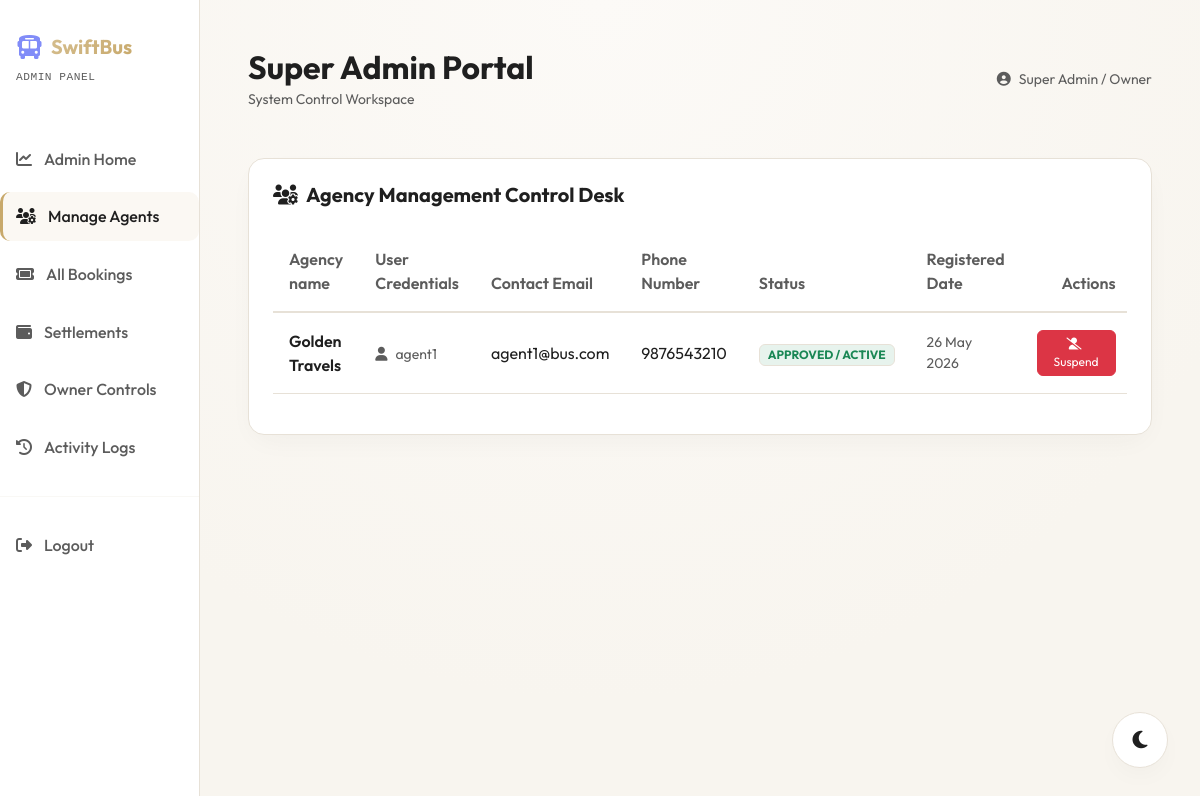
The page /admin/agents.php (signed in) on the database as committed earlier.
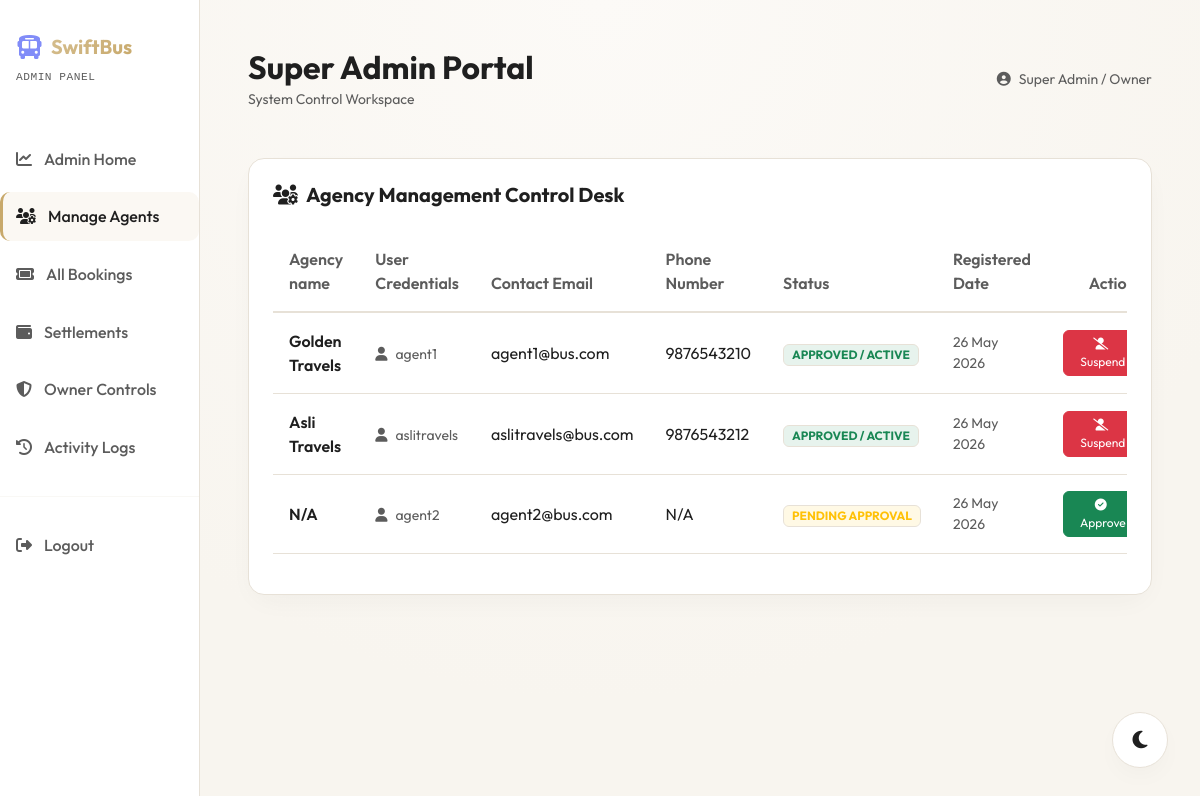
The same page on the database as committed later.
### tables this page shows
CREATE TABLE agent_profiles (
    id INT AUTO_INCREMENT PRIMARY KEY,
    user_id INT NOT NULL,
    agency_name VARCHAR(100) NOT NULL,
    phone VARCHAR(20) NOT NULL,
    commission_rate DECIMAL(5,2) DEFAULT 2.00,
    FOREIGN KEY (user_id) REFERENCES users(id) ON DELETE CASCADE
);

CREATE TABLE users (
    id INT AUTO_INCREMENT PRIMARY KEY,
    username VARCHAR(50) NOT NULL UNIQUE,
    email VARCHAR(100) NOT NULL UNIQUE,
    password VARCHAR(255) NOT NULL,
    role ENUM('customer', 'agent', 'admin') NOT NULL DEFAULT 'customer',
    status ENUM('pending', 'approved', 'suspended') NOT NULL DEFAULT 'approved',
    created_at TIMESTAMP DEFAULT CURRENT_TIMESTAMP
);

### admin/agents.php (the view, shortened to what this page needs)
<?php
require_once __DIR__ . '/header.php';
try {
    $stmt = $pdo->query("
        SELECT
            u.id AS user_id,
            u.username,
            u.email,
            u.status,
            u.created_at,
            ap.agency_name,
            ap.phone
        FROM users u
        LEFT JOIN agent_profiles ap ON u.id = ap.user_id
        WHERE u.role = 'agent'
        ORDER BY u.created_at DESC
    ");
    $agents = $stmt->fetchAll();
} catch (PDOException $e) {
    $agents = [];
}
?>
<div class="glass-card p-4">
    <h5 class="text-white fw-bold mb-4"><i class="fa-solid fa-users-gear text-indigo me-2"></i>Agency Management Control Desk</h5>
    <?php if (count($agents) === 0): ?>
        <div class="text-center py-5 text-secondary small">No travel agents registered on the platform yet.</div>
    <?php else: ?>
        <div class="table-responsive">
            <table class="table table-swift table-dark table-hover table-borderless align-middle">
                <thead>
                    <tr>
                        <th>Agency name</th>
                        <th>User Credentials</th>
                        <th>Contact Email</th>
                        <th>Phone Number</th>
                        <th>Status</th>
                        <th>Registered Date</th>
                        <th class="text-end">Actions</th>
                    </tr>
                </thead>
                <tbody>
                    <?php foreach ($agents as $agent): ?>
                        <tr>
                            <td><span class="fw-semibold text-white fs-6"><?= htmlspecialchars($agent['agency_name'] ?? 'N/A') ?></span></td>
                            <td><span class="small text-secondary"><i class="fa-solid fa-user me-2"></i><?= htmlspecialchars($agent['username']) ?></span></td>
                            <td><?= htmlspecialchars($agent['email']) ?></td>
                            <td><?= htmlspecialchars($agent['phone'] ?? 'N/A') ?></td>
                            <td>
                                <?php if ($agent['status'] === 'approved'): ?>
                                    <span class="badge bg-success bg-opacity-10 text-success border border-success border-opacity-25 px-2 py-1">APPROVED / ACTIVE</span>
                                <?php elseif ($agent['status'] === 'pending'): ?>
                                    <span class="badge bg-warning bg-opacity-10 text-warning border border-warning border-opacity-25 px-2 py-1">PENDING APPROVAL</span>
                                <?php else: ?>
                                    <span class="badge bg-danger bg-opacity-10 text-danger border border-danger border-opacity-25 px-2 py-1">SUSPENDED</span>
                                <?php endif; ?>
                            </td>
                            <td class="text-secondary small"><?= date('d M Y', strtotime($agent['created_at'])) ?></td>
                            <td class="text-end">
                                <div class="d-flex justify-content-end gap-2">
                                    <?php if ($agent['status'] === 'pending'): ?>
                                        <form action="<?= htmlspecialchars($_SERVER['PHP_SELF']) ?>" method="POST" class="d-inline">
                                            <button type="submit" class="btn btn-success py-1 px-3 small" style="font-size:0.75rem;"><i class="fa-solid fa-circle-check me-1"></i>Approve</button>
                                        </form>
                                    <?php elseif ($agent['status'] === 'approved'): ?>
                                        <form action="<?= htmlspecialchars($_SERVER['PHP_SELF']) ?>" method="POST" class="d-inline">
                                            <button type="submit" class="btn btn-danger py-1 px-3 small" style="font-size:0.75rem;" onclick="return confirm('Suspend operations for this agency? All agent panels will be locked.')"><i class="fa-solid fa-user-slash me-1"></i>Suspend</button>
                                        </form>
                                    <?php endif; ?>
                                </div>
                            </td>
                        </tr>
                    <?php endforeach; ?>
                </tbody>
            </table>
        </div>
    <?php endif; ?>
</div>
<?php
require_once __DIR__ . '/footer.php';
?>

### admin/header.php (shortened to what this page needs)
<!DOCTYPE html>
<html lang="en">
<head>
    <link href="https://cdn.jsdelivr.net/npm/bootstrap@5.3.0/dist/css/bootstrap.min.css" rel="stylesheet">
    <link rel="stylesheet" href="https://cdnjs.cloudflare.com/ajax/libs/font-awesome/6.4.0/css/all.min.css">
    <link rel="stylesheet" href="<?= BASE_URL ?>/assets/css/style.css?v=1.0.2">
</head>
<body>
<div class="container-fluid">
    <div class="row">
        <div class="col-md-3 col-lg-2 px-0 d-none d-md-block sidebar-admin">
            <div class="mb-5 px-3">
                <a href="<?= BASE_URL ?>/index.php" class="text-decoration-none d-flex align-items-center gap-2">
                    <i class="fa-solid fa-bus text-indigo" style="font-size: 1.5rem; color:#818cf8;"></i>
                    <span class="text-gradient fw-bold fs-5"><?= SYSTEM_NAME ?></span>
                </a>
                <span class="text-secondary small font-monospace" style="font-size: 0.7rem; letter-spacing: 0.5px;">ADMIN PANEL</span>
            </div>
            <nav>
                <?php
                $cur = basename($_SERVER['SCRIPT_NAME']);
                ?>
                <a href="<?= BASE_URL ?>/admin/dashboard.php" class="sidebar-link <?= ($cur === 'dashboard.php') ? 'active' : '' ?>">
                    <i class="fa-solid fa-chart-line"></i>Admin Home
                </a>
                <a href="<?= BASE_URL ?>/admin/agents.php" class="sidebar-link <?= ($cur === 'agents.php') ? 'active' : '' ?>">
                    <i class="fa-solid fa-users-gear"></i>Manage Agents
                </a>
                <a href="<?= BASE_URL ?>/admin/bookings.php" class="sidebar-link <?= ($cur === 'bookings.php') ? 'active' : '' ?>">
                    <i class="fa-solid fa-ticket"></i>All Bookings
                </a>
                <a href="<?= BASE_URL ?>/admin/settlements.php" class="sidebar-link <?= ($cur === 'settlements.php') ? 'active' : '' ?>">
                    <i class="fa-solid fa-wallet"></i>Settlements
                </a>
                <a href="<?= BASE_URL ?>/admin/owner_control.php" class="sidebar-link <?= ($cur === 'owner_control.php') ? 'active' : '' ?>">
                    <i class="fa-solid fa-shield-halved"></i>Owner Controls
                </a>
                <a href="<?= BASE_URL ?>/admin/audit_logs.php" class="sidebar-link <?= ($cur === 'audit_logs.php') ? 'active' : '' ?>">
                    <i class="fa-solid fa-clock-rotate-left"></i>Activity Logs
                </a>
                <hr class="border-secondary my-4">
                <a href="<?= BASE_URL ?>/logout.php" class="sidebar-link text-danger">
                    <i class="fa-solid fa-right-from-bracket"></i>Logout
                </a>
            </nav>
        </div>
        <div class="col-md-9 col-lg-10 py-5 px-md-5">
            <div class="d-flex justify-content-between align-items-center mb-5 flex-wrap gap-3">
                <div>
                    <h2 class="fw-bold text-white mb-0"><?= isset($page_title) ? htmlspecialchars($page_title) : 'Super Admin Portal' ?></h2>
                    <span class="text-secondary small">System Control Workspace</span>
                </div>
                <div class="d-flex align-items-center gap-3">
                    <span class="small text-secondary"><i class="fa-solid fa-circle-user text-indigo me-2"></i>Super Admin / Owner</span>
                </div>
            </div>

### admin/footer.php (shortened to what this page needs)
        </div>
    </div>
</div>
</body>
</html>

### assets/css/style.css (style rules this page uses)
:root { --bg-card: var(--card-bg); --text-main: var(--text-primary); --text-muted: var(--text-secondary); --border-glass: var(--border-color); --accent-gold-gradient: linear-gradient(135deg, #D5BE8F 0%, var(--accent-primary) 100%); --bg-glass: rgba(255, 255, 255, 0.85); --seat-available: #4E8752; --seat-selected: var(--accent-primary); --seat-booked: #B85C5C; --seat-hold: #D98C45; --seat-disabled: #BDC3C7; --accent-indigo: var(--accent-primary); --accent-violet: #B8995B; --accent-pink: var(--accent-secondary); --shadow-main: 0 10px 30px -10px rgba(44, 44, 44, 0.06); --shadow-hover: 0 15px 35px -5px rgba(200, 169, 107, 0.15); --input-bg: #FFFFFF; --text-white-fixed: #FFFFFF; --body-bg-gradient: radial-gradient(circle at 50% 0%, var(--bg-secondary) 0%, var(--bg-primary) 70%); --btn-close-filter: invert(0) grayscale(1) brightness(0); }
body { font-family: 'Outfit', sans-serif; background: var(--body-bg-gradient); color: var(--text-main); min-height: 100vh; margin: 0; overflow-x: hidden; transition: background 0.3s ease, color 0.3s ease; }
.glass-card { background: var(--bg-card); border: 1px solid var(--border-glass); border-radius: 16px; box-shadow: var(--shadow-main); transition: all 0.3s cubic-bezier(0.4, 0, 0.2, 1); }
.text-gradient { background: var(--accent-gold-gradient); -webkit-background-clip: text; -webkit-text-fill-color: transparent; }
.table-swift, .table-swift.table-dark { background-color: transparent !important; --bs-table-bg: transparent !important; --bs-table-color: var(--text-main) !important; --bs-table-hover-color: var(--text-main) !important; --bs-table-hover-bg: var(--bg-secondary) !important; color: var(--text-main) !important; }
.table-swift tr { border-bottom: 1px solid var(--border-glass); }
.table-swift th { font-weight: 600; color: var(--text-muted); border-bottom: 2px solid var(--border-glass) !important; padding: 1rem; }
.table-swift td { padding: 1rem; vertical-align: middle; }
body .sidebar-admin, body .sidebar-agent { background: var(--bg-card) !important; border-right: 1px solid var(--border-glass) !important; }
.sidebar-link { color: var(--text-muted) !important; }
.sidebar-link:hover, .sidebar-link.active { color: var(--text-main) !important; background: rgba(200, 169, 107, 0.08) !important; border-left: 3px solid var(--accent-primary) !important; }
.text-white { color: var(--text-main) !important; }
.text-secondary { color: var(--text-muted) !important; }
.border-secondary { border-color: var(--border-glass) !important; }
.border-opacity-30, .border-opacity-25, .border-opacity-20 { border-color: var(--border-glass) !important; }

### assets/css/theme.css (style rules this page uses)
:root { --bg-primary: #F8F5EF; --bg-secondary: #FCFAF7; --card-bg: #FFFFFF; --accent-primary: #C8A96B; --accent-secondary: #D4AF37; --text-primary: #1F1F1F; --text-secondary: #5C5C5C; --border-color: #E7E1D7; --success: #2E7D32; --warning: #ED6C02; --danger: #D32F2F; --indigo: #C8A96B; --indigo-rgb: 200, 169, 107; --border-glass: rgba(231, 225, 215, 0.5); --shadow-diffusion: 0 20px 40px -15px rgba(0,0,0,0.05); }
body { background-color: var(--bg-primary) !important; color: var(--text-primary) !important; transition: background-color 0.3s ease, color 0.3s ease; }

### admin/header.php (style rules this page uses)
.sidebar-admin { min-height: 100vh; border-right: 1px solid var(--border-glass); background: rgba(15, 23, 42, 0.75); backdrop-filter: blur(12px); padding: 2rem 1.5rem; }
.sidebar-link { display: flex; align-items: center; gap: 12px; color: var(--text-muted); text-decoration: none; padding: 0.8rem 1rem; border-radius: 10px; font-weight: 500; transition: all 0.2s ease; margin-bottom: 0.5rem; }
.sidebar-link:hover, .sidebar-link.active { color: white; background: rgba(99, 102, 241, 0.1); border-left: 3px solid var(--accent-violet); padding-left: calc(1rem - 3px); }

Rows that differ between the two databases and show on the page:
added agent_profiles: agency_name "Asli Travels", user.username "aslitravels", user.email "aslitravels@bus.com", phone "9876543212", shows "APPROVED / ACTIVE", user.created_at "26 May 2026"
added users: agency_name "N/A", username "agent2", email "agent2@bus.com", phone "N/A", status "PENDING APPROVAL", created_at "26 May 2026"
